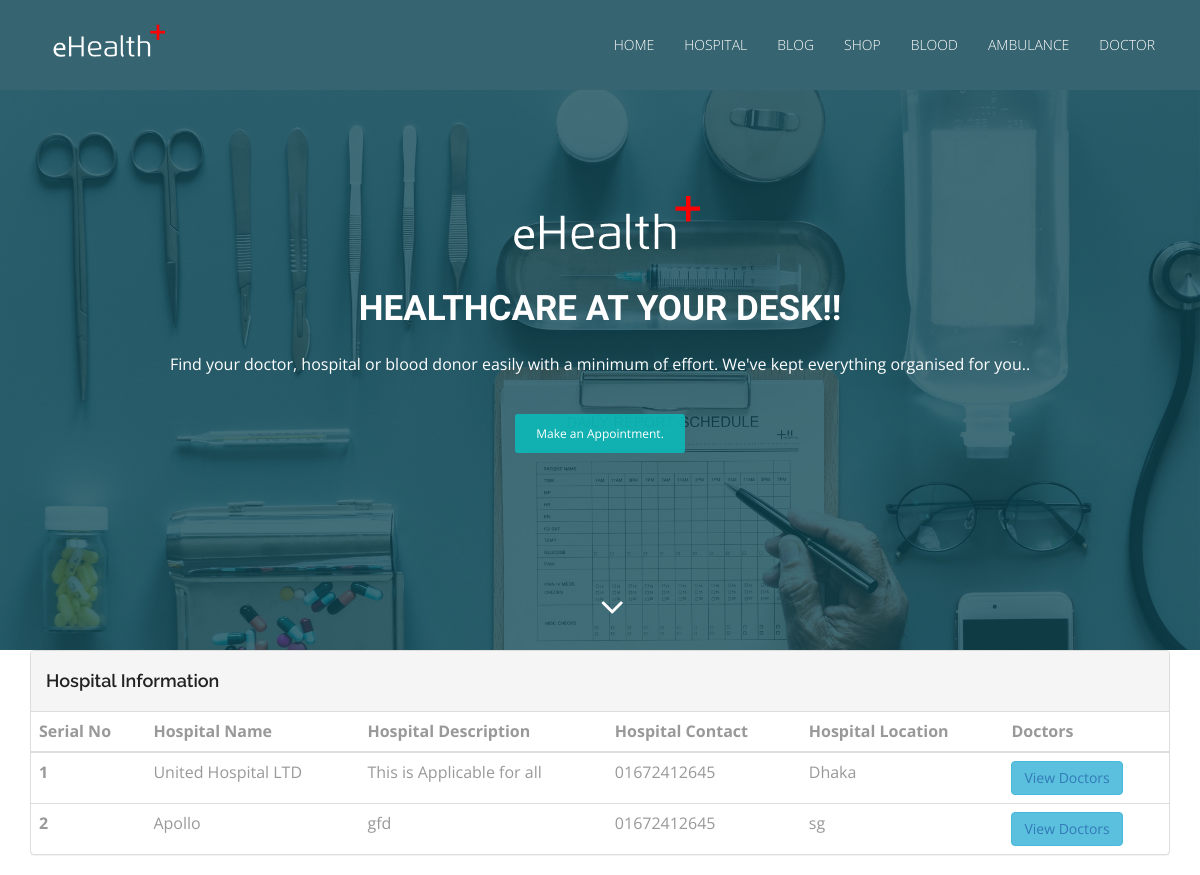
/index.php/welcome/hospital_master, run on an earlier commit of the app's database.
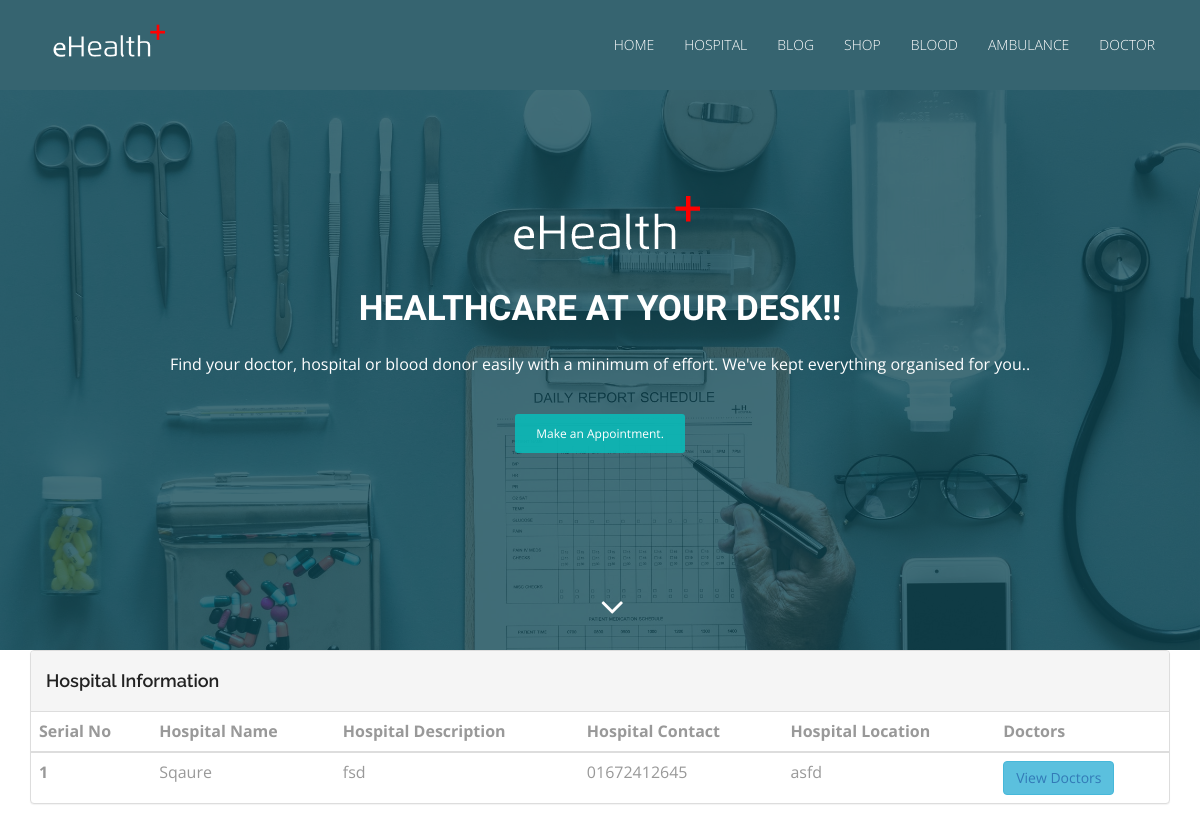
And on a later commit of the database.
### tables this page shows
CREATE TABLE `tbl_hospital` (
  `hospital_id` int(11) NOT NULL,
  `doc_id` int(11) NOT NULL,
  `cabin_id` int(11) NOT NULL,
  `hospital_name` varchar(255) NOT NULL,
  `hospital_desc` text NOT NULL,
  `hospital_contact` varchar(16) NOT NULL,
  `hospital_location` text NOT NULL,
  `hospital_status` tinyint(3) NOT NULL
);

### application/controllers/Welcome.php (called while the page is built, shortened)
<?php
class Welcome extends CI_Controller {
    public function __construct()
    {
        $this->load->model('welcome_model');
    }
    public function hospital_master()
    {
        $data = array();
        $data['hospital_list'] =$this->welcome_model->get_all_active_hospitals();
        $this->load->view('pages/hospital_master',$data);
    }
}

### index.php (called while the page is built, shortened)
<?php
require_once BASEPATH.'core/CodeIgniter.php';

### application/models/Welcome_model.php (called while the page is built, shortened)
<?php
class Welcome_model extends CI_Model{
    public function get_all_active_hospitals()
    {
        $result = $this->db->select('*')
            ->from('tbl_hospital')
            ->where('hospital_status',1)
            ->get()
            ->result();
        return $result;
    }
}

### application/views/pages/hospital_master.php (the view, shortened to what this page needs)
<!DOCTYPE html>
<html lang="en">
<head>
    <link rel="stylesheet" type="text/css" href="<?php echo base_url()?>asset/css/font-awesome.min.css">
    <link rel="stylesheet" type="text/css" href="<?php echo base_url()?>asset/css/bootstrap.min.css">
    <link rel="stylesheet" type="text/css" href="<?php echo base_url()?>asset/css/style.css">
</head>
<body id="myPage" data-spy="scroll" data-target=".navbar" data-offset="60">
<section id="banner" class="banner">
    <div class="bg-color">
        <nav class="navbar navbar-default navbar-fixed-top">
            <div class="container">
                <div class="col-md-12">
                    <div class="navbar-header">
                        <a class="navbar-brand" href="#"><img src="<?php echo base_url()?>asset/img/logo.png" class="img-responsive" style="width: 140px; margin-top: -16px;"></a>
                    </div>
                    <div class="collapse navbar-collapse navbar-right" id="myNavbar">
                        <ul class="nav navbar-nav">
                            <li class=""><a href="<?php echo base_url()?>">Home</a></li>
                            <li class=""><a href="<?php echo base_url('welcome/hospital_master')?>">Hospital</a></li>
                            <li class=""><a href="#blog">Blog</a></li>
                            <li class=""><a href="#shop">Shop</a></li>
                            <li class=""><a href="<?php echo base_url('welcome/add_donor_master')?>">Blood</a></li>
                            <li class=""><a href="<?php echo base_url('welcome/add_ambulance_master')?>">Ambulance</a></li>
                            <li class=""><a href="<?php echo base_url('welcome/add_doctor_master')?>">doctor</a></li>
                        </ul>
                    </div>
                </div>
            </div>
        </nav>
        <div class="container">
            <div class="row">
                <div class="banner-info">
                    <div class="banner-logo text-center">
                        <img src="<?php echo base_url()?>asset/img/logo.png" class="img-responsive">
                    </div>
                    <div class="banner-text text-center">
                        <h1 class="white">Healthcare at your desk!!</h1>
                        <p>Find your doctor, hospital or blood donor easily with a minimum of effort. We've kept everything organised for you..</p>
                        <a href="doctorlist.html" class="btn btn-appoint">Make an Appointment.</a>
                    </div>
                    <div class="overlay-detail text-center">
                        <a href="#cta-3"><i class="fa fa-angle-down"></i></a>
                    </div>
                </div>
            </div>
        </div>
    </div>
</section>
<section>
    <div class="container">
        <div class="panel panel-default">
            <div class="panel-heading">  <h4 >Hospital Information</h4></div>
            <table class="table table-dark">
                <thead>
                <tr>
                    <th scope="col">Serial No</th>
                    <th scope="col">Hospital Name</th>
                    <th scope="col">Hospital Description</th>
                    <th scope="col">Hospital Contact</th>
                    <th scope="col">Hospital Location</th>
                    <th scope="col">Doctors</th>
                </tr>
                </thead>
                <tbody>
                <?php
                $i = 1;
                foreach ($hospital_list as $hospital)
                {
                ?>
                    <tr>
                        <th scope="row"><?php echo $i++?></th>
                        <td><?php echo $hospital->hospital_name?></td>
                        <td><?php echo $hospital->hospital_desc?></td>
                        <td><?php echo $hospital->hospital_contact?></td>
                        <td><?php echo $hospital->hospital_location?></td>
                        <td><button type="button" class="btn btn-info"><a href="<?php echo base_url("welcome/add_hospital_doctors/$hospital->hospital_id")?>" target="_blank">
                                    View Doctors</a></button></td>
                    </tr>
                <?php } ?>
                </tbody>
            </table>
        </div>
    </div>
</section>
</body>
</html>

### asset/css/style.css (style rules this page uses)
body { font-family: 'Open Sans', sans-serif; line-height: 20px; color: #999999; font-size: 300; font-size: 16px; }
ol, ul { list-style: none; }
table { border-collapse: collapse; border-spacing: 0; }
h1, h2, h3, h4, h5, h6 { font-family: 'Raleway', sans-serif; font-weight: 600; color: #222222; }
a, a:hover, a:focus, a:active { outline: none; }
.navbar { margin-bottom: 0px; border: 0px; }
.navbar { border-radius: 0px; }
.navbar-default { background-color: #366470; padding: 20px 0; transition: all 0.3s; }
.navbar-default { background-color: #366470; border: 0px; }
.navbar-brand { font-family: 'Chewy', cursive; font-size: 32px; }
.navbar-brand img { padding-top: 2px; width: 120px !important; }
.navbar-default .navbar-brand, .navbar-default .navbar-brand:hover, .navbar-default .navbar-brand:focus { color: cyan; }
.white, .white:hover, .white:focus { color: #fff; width: 100% !important; }
.navbar-default .navbar-nav > li > a { color: #fff ; text-transform: uppercase; font-size: 14px; font-weight: 300; }
#banner { background: url('../img/bg-banner.jpg') no-repeat fixed; background-size: cover; min-height: 650px; position: relative; }
.bg-color { background-color: RGBA(13, 70, 83, 0.78); min-height: 650px; }
.banner-info { padding-top: 190px; }
.banner-logo img { display: inline-block; }
.banner-text { color: #fff; }
.banner-text h1 { font-family: 'Candal', sans-serif; font-size: 35px; text-transform: uppercase; padding-bottom:15px; }
.btn-appoint, .btn-appoint:hover, .btn-appoint:focus { margin-top: 30px; padding: 10px 20px; font-size: 12px; background-color: rgba(12, 184, 182, 0.91); border-radius: 3px; color: #fff; }
.overlay-detail a i { text-align: center; position: absolute; bottom: 25px; font-size: 38px; color: #fff; margin: 0 auto; }
td { border: 0px solid #ededed; border-top: 1px solid rgba(216, 216, 216, 0.5); padding: 6px 10px 6px 0; }
.white { color: #fff; }

What changed in the data, as far as the page shows it:
removed tbl_hospital: hospital_name "United Hospital LTD", hospital_desc "This is Applicable for all", hospital_contact "01672412645", hospital_location "Dhaka"
removed tbl_hospital: hospital_name "Apollo", hospital_desc "gfd", hospital_contact "01672412645", hospital_location "sg"
added tbl_hospital: hospital_name "Sqaure", hospital_desc "fsd", hospital_contact "01672412645", hospital_location "asfd"
